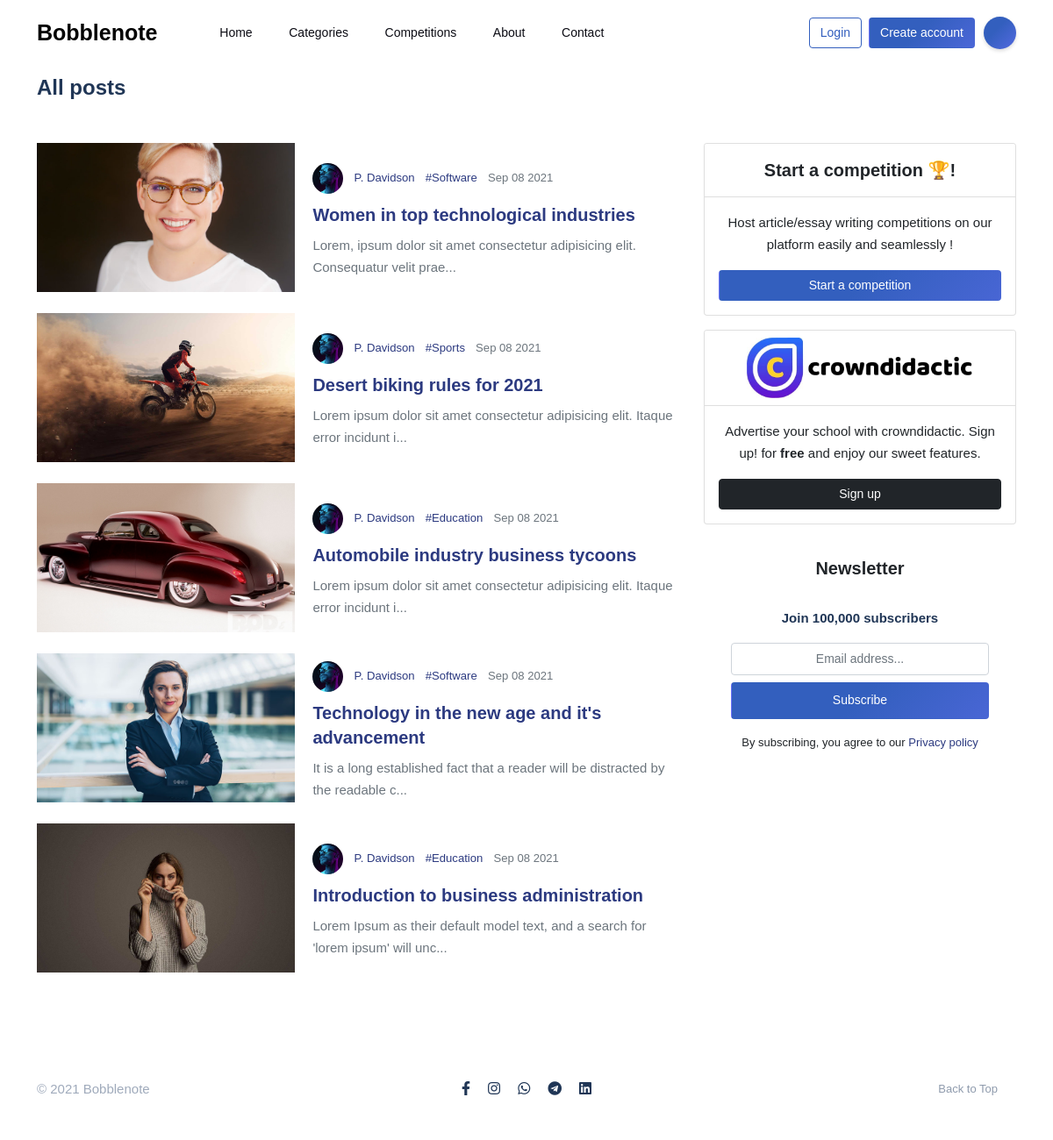
Before: /categories.php with the older database file.
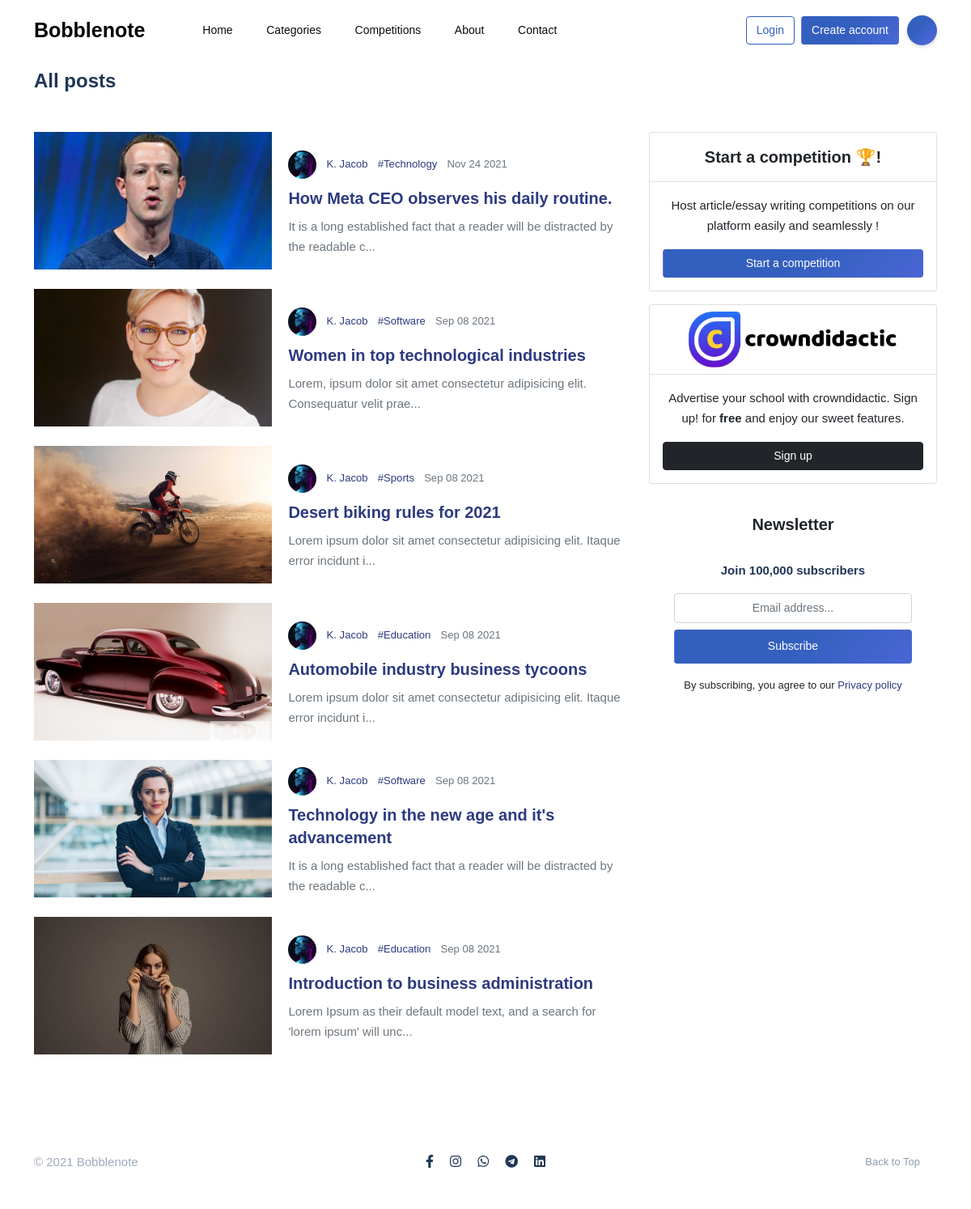
After: the same page with the newer database file.
### tables this page shows
CREATE TABLE `posts` (
  `P_ID` int(11) NOT NULL,
  `W_email` varchar(255) DEFAULT NULL,
  `coverimg` varchar(255) DEFAULT NULL,
  `title` varchar(255) DEFAULT NULL,
  `category` varchar(255) DEFAULT NULL,
  `tags` varchar(255) DEFAULT NULL,
  `content` mediumtext DEFAULT NULL,
  `excerpt` varchar(255) NOT NULL,
  `published` varchar(255) NOT NULL DEFAULT 'no',
  `no_of_likes` int(11) NOT NULL,
  `no_of_comments` int(11) NOT NULL,
  `date_created` date DEFAULT current_timestamp()
);

CREATE TABLE `writers` (
  `W_ID` int(11) NOT NULL,
  `account_type` varchar(20) NOT NULL,
  `organization_name` text NOT NULL,
  `firstname` varchar(255) DEFAULT NULL,
  `lastname` varchar(255) DEFAULT NULL,
  `email` varchar(255) DEFAULT NULL,
  `mobile` varchar(255) DEFAULT NULL,
  `dob` varchar(255) DEFAULT NULL,
  `bio` varchar(255) DEFAULT 'Hey there, I''m a writer',
  `profilepic` varchar(255) NOT NULL DEFAULT 'images/other/default_dp.svg',
  `no_of_followers` int(11) NOT NULL DEFAULT 0,
  `twitter` varchar(255) NOT NULL DEFAULT 'twitter url',
  `instagram` varchar(255) NOT NULL DEFAULT 'instagram url',
  `linkedin` varchar(255) NOT NULL DEFAULT 'linkedin url',
  `facebook` varchar(255) NOT NULL DEFAULT 'facebook url',
  `verified` varchar(11) NOT NULL DEFAULT 'no',
  `password` varchar(255) DEFAULT NULL,
  `email_verified` varchar(40) NOT NULL DEFAULT 'no',
  `active` varchar(40) NOT NULL DEFAULT 'yes',
  `token` varchar(20) NOT NULL DEFAULT '0000',
  `date` date NOT NULL DEFAULT current_timestamp()
);

### functions.php (called while the page is built, shortened)
<?php
function get_writer_details($connection, $email){
    $detail = "";
    $query = "SELECT W_ID, account_type, organization_name, firstname, lastname, email, mobile, dob, bio, profilepic, twitter, facebook, instagram, linkedin, token FROM writers WHERE email = '$email'";
    $result = $connection->query($query);
    if (!$result) {
        return "Error in getting details";
    }
    else{
        $detail = $result->fetch_array(MYSQLI_ASSOC);
    }
    return $detail;
}
function format_date($date_string){
    $date = date_create($date_string);
    $date = date_format($date, "M d Y");
    return $date;
}
?>

### categories.php (the view, shortened to what the rows shown need)
<?php
include 'connection.php';
include 'functions.php';
$query = "SELECT P_ID, coverimg, W_email, title, category, excerpt, date_created FROM posts WHERE published = 'yes' ORDER BY P_ID DESC";;
$rand = rand();
?>
<!DOCTYPE html>
<html lang="en">
<head>
    <link rel="stylesheet" href="css/bootstrap.min.css">
    <link rel="stylesheet" href="https://cdnjs.cloudflare.com/ajax/libs/font-awesome/5.15.3/css/all.min.css">
    <link rel="stylesheet"
        href="https://cdnjs.cloudflare.com/ajax/libs/simple-line-icons/2.5.5/css/simple-line-icons.min.css">
    <link rel="stylesheet" href="css/style.css">
</head>
<body>
    <?php include 'header.php'; ?>
    <div class="container">
        <div class="row">
            <div class="col-lg-8 col-md-12 mt-3">
            <?php
                        $result = $connection->query($query);
                        if ($result) {
                            $numrows = $result->num_rows;
                            if ($numrows >= 1) {
                               for ($i=0; $i < $numrows; $i++) {
                                   $result->data_seek($i);
                                   $data = $result->fetch_array(MYSQLI_ASSOC);
                                   $w_details = get_writer_details($connection, $data['W_email']);
                            ?>
            <div class="hor-post mb-4">
                <div class="p-img">
                <a href="viewpost.php?pid=<?php echo base64_encode($data['P_ID']) ?>"><img class="ipost-img" src="<?php echo $data['coverimg']."?randomurl=$rand" ?>" alt=""></a>
                    </div>
                        <div class="p-details">
                     <div class="user mt-2">
                        <ul class="meta list-inline">
                        <li class="list-inline-item"><a href="profile.php?wid=<?php echo base64_encode($w_details['email']) ?>" target="_blank"><img class="user-img" src="<?php echo $w_details['profilepic']."?randomurl=$rand" ?>" alt=""></a></li>
                        <li class="list-inline-item"><a href="profile.php?wid=<?php echo base64_encode($w_details['email']) ?>" target="_blank"><small><?php echo substr($w_details['firstname'], 0, 1).". ".$w_details['lastname'] ?></small></a></li>
                        <li class="list-inline-item"><a href="categories.php?cat=<?php echo $data['category'] ?>"><small>#<?php echo $data['category'] ?></small></a></li>
                        <li class="list-inline-item"><small class="text-muted"><?php echo format_date($data['date_created']) ?></small></li>
                        </ul>
                     </div>
                     <h5 class="post-title mb-2">
                      <a href="viewpost.php?pid=<?php echo base64_encode($data['P_ID']) ?>">
                      <?php
                        if (strlen($data['title']) > 60) {
                            echo substr($data['title'], 0, 60)."...";
                        }
                        else echo $data['title'] ?>
                      </a>
                       </h5>
                       <p class="excerpt mb-0 text-muted">
                       <?php echo substr($data['excerpt'], 0, 80)."..." ?>
                    </p>
                </div>
            </div>
            <?php
                    }
                }
                else{
                    echo "<h4 style='color: #203656;' class='text-center'><i style='font-size:50px;' class='fas fa-cat'></i> <br> No posts here yet!</h4>
                    <h4 class='text-center mt-3'><a href='signup.php' class='btn btn-default'>Become a writer</a></h4>";
                }
            }
            ?>
            </div>
        </div>
    </div>
</body>
</html>

Changed rows visible on the page:
added posts: coverimg (picture), writers.profilepic (picture), writers.firstname "K", writers.lastname "Jacob", category "Technology", date_created "Nov 24 2021", title "How Meta CEO observes his daily routine.", excerpt "It is a long established fact that a reader will be distracted by the readable c"
changed posts "Women in top technological industries": writers.firstname "P" → "K"; writers.lastname "Davidson" → "Jacob"
changed posts "Desert biking rules for 2021": writers.firstname "P" → "K"; writers.lastname "Davidson" → "Jacob"
changed posts "Automobile industry business tycoons": writers.firstname "P" → "K"; writers.lastname "Davidson" → "Jacob"
changed through a linked row, posts "Technology in the new age and it's advancement": writers.firstname "P" → "K"; writers.lastname "Davidson" → "Jacob"
changed posts "Introduction to business administration": writers.firstname "P" → "K"; writers.lastname "Davidson" → "Jacob"
